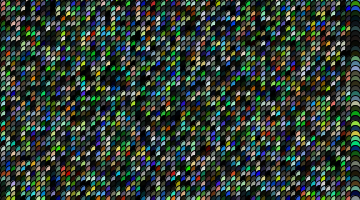
Frame 1 (no input)
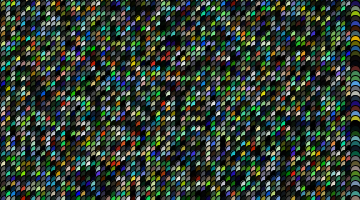
Frame 60 (the mouse pressed at the canvas centre just before this capture)
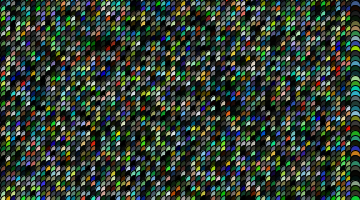
Frame 120 (the mouse held since frame 60 and released just before this capture)

The Processing sketch that drew these frames (run headless with seeded random() and noise(); from frame 60 on, the mouse is pressed at the canvas centre):

// Processing sketch: processing_14131
// ── processing_14131.pde

void setup() {
  size(360,200);
  colorMode(HSB,360,100,100);
}

void draw() {
  
  for (int x=0; x<360; x=x+5) {
    for (int y=0; y<360; y=y+5) {
     fill(random(255),random(100),random(90));
      float a=100+sin(radians(x+frameCount))*10;
      ellipse(x,y,10,10);
    }
  }
  println(frameCount);
}
                
                
